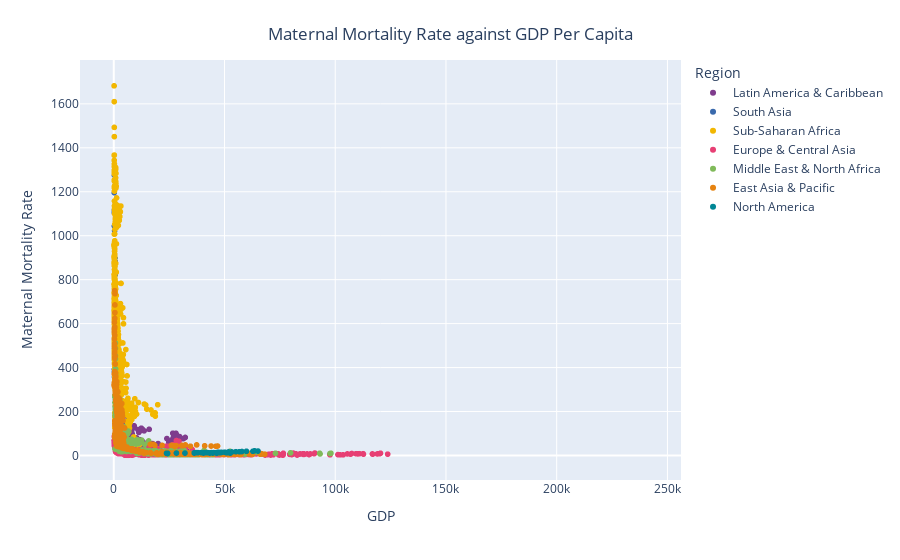

The code cell stored with this chart in its notebook:
### Markdown cell above
### 3. Visualizing and saving the data

### Code cell
#Plot a scatterplot of mortality rate data against GDP
fig = px.scatter(
                 gdp_df,
                 x=gdp_df['GDP'],
                 y=mortality_rate_df['MortalityRate'],
                 color_discrete_sequence=px.colors.qualitative.Bold,
                 color=gdp_df['Region'],
                 hover_data=['Country Name'],
                 labels={
                     "x": "GDP Per Capita",
                     "y": "Maternal Mortality Rate",
                     "color": "Region"
                 })
fig.update_layout(
    title={
        'text': "Maternal Mortality Rate against GDP Per Capita",
        'y':0.95,
        'x':0.5,
        'xanchor': 'center',
        'yanchor': 'top'})
fig.show()

### Figure 1 — Plotly figure (JSON) as saved in the notebook; plotly's stock layout.template omitted (floating-point values rounded to 4 significant figures; data arrays with more than 128 entries replaced by an {"elided": "..."} marker saying what was removed)
{"data": [{"customdata": {"elided": "2646x1 str values"}, "hovertemplate": "Region=Latin America & Caribbean<br>GDP=%{x}<br>Maternal Mortality Rate=%{y}<br>Country Name=%{customdata[0]}<extra></extra>", "legendgroup": "Latin America & Caribbean", "marker": {"color": "rgb(127, 60, 141)", "symbol": "circle"}, "mode": "markers", "name": "Latin America & Caribbean", "showlegend": true, "type": "scattergl", "x": {"elided": "2646 float values"}, "xaxis": "x", "y": {"elided": "2646 int values"}, "yaxis": "y"}, {"customdata": {"elided": "504x1 str values"}, "hovertemplate": "Region=South Asia<br>GDP=%{x}<br>Maternal Mortality Rate=%{y}<br>Country Name=%{customdata[0]}<extra></extra>", "legendgroup": "South Asia", "marker": {"color": "rgb(57, 105, 172)", "symbol": "circle"}, "mode": "markers", "name": "South Asia", "showlegend": true, "type": "scattergl", "x": {"elided": "504 float values"}, "xaxis": "x", "y": {"elided": "504 int values"}, "yaxis": "y"}, {"customdata": {"elided": "3024x1 str values"}, "hovertemplate": "Region=Sub-Saharan Africa<br>GDP=%{x}<br>Maternal Mortality Rate=%{y}<br>Country Name=%{customdata[0]}<extra></extra>", "legendgroup": "Sub-Saharan Africa", "marker": {"color": "rgb(242, 183, 1)", "symbol": "circle"}, "mode": "markers", "name": "Sub-Saharan Africa", "showlegend": true, "type": "scattergl", "x": {"elided": "3024 float values"}, "xaxis": "x", "y": {"elided": "3024 int values"}, "yaxis": "y"}, {"customdata": {"elided": "3654x1 str values"}, "hovertemplate": "Region=Europe & Central Asia<br>GDP=%{x}<br>Maternal Mortality Rate=%{y}<br>Country Name=%{customdata[0]}<extra></extra>", "legendgroup": "Europe & Central Asia", "marker": {"color": "rgb(231, 63, 116)", "symbol": "circle"}, "mode": "markers", "name": "Europe & Central Asia", "showlegend": true, "type": "scattergl", "x": {"elided": "3654 float values"}, "xaxis": "x", "y": {"elided": "3654 int values"}, "yaxis": "y"}, {"customdata": {"elided": "1323x1 str values"}, "hovertemplate": "Region=Middle East & North Africa<br>GDP=%{x}<br>Maternal Mortality Rate=%{y}<br>Country Name=%{customdata[0]}<extra></extra>", "legendgroup": "Middle East & North Africa", "marker": {"color": "rgb(128, 186, 90)", "symbol": "circle"}, "mode": "markers", "name": "Middle East & North Africa", "showlegend": true, "type": "scattergl", "x": {"elided": "1323 float values"}, "xaxis": "x", "y": {"elided": "1323 int values"}, "yaxis": "y"}, {"customdata": {"elided": "2331x1 str values"}, "hovertemplate": "Region=East Asia & Pacific<br>GDP=%{x}<br>Maternal Mortality Rate=%{y}<br>Country Name=%{customdata[0]}<extra></extra>", "legendgroup": "East Asia & Pacific", "marker": {"color": "rgb(230, 131, 16)", "symbol": "circle"}, "mode": "markers", "name": "East Asia & Pacific", "showlegend": true, "type": "scattergl", "x": {"elided": "2331 float values"}, "xaxis": "x", "y": {"elided": "2331 int values"}, "yaxis": "y"}, {"customdata": {"elided": "189x1 str values"}, "hovertemplate": "Region=North America<br>GDP=%{x}<br>Maternal Mortality Rate=%{y}<br>Country Name=%{customdata[0]}<extra></extra>", "legendgroup": "North America", "marker": {"color": "rgb(0, 134, 149)", "symbol": "circle"}, "mode": "markers", "name": "North America", "showlegend": true, "type": "scattergl", "x": {"elided": "189 float values"}, "xaxis": "x", "y": {"elided": "189 int values"}, "yaxis": "y"}], "layout": {"legend": {"title": {"text": "Region"}, "tracegroupgap": 0}, "margin": {"t": 60}, "title": {"text": "Maternal Mortality Rate against GDP Per Capita", "x": 0.5, "xanchor": "center", "y": 0.95, "yanchor": "top"}, "xaxis": {"anchor": "y", "domain": [0, 1], "title": {"text": "GDP"}}, "yaxis": {"anchor": "x", "domain": [0, 1], "title": {"text": "Maternal Mortality Rate"}}}}
